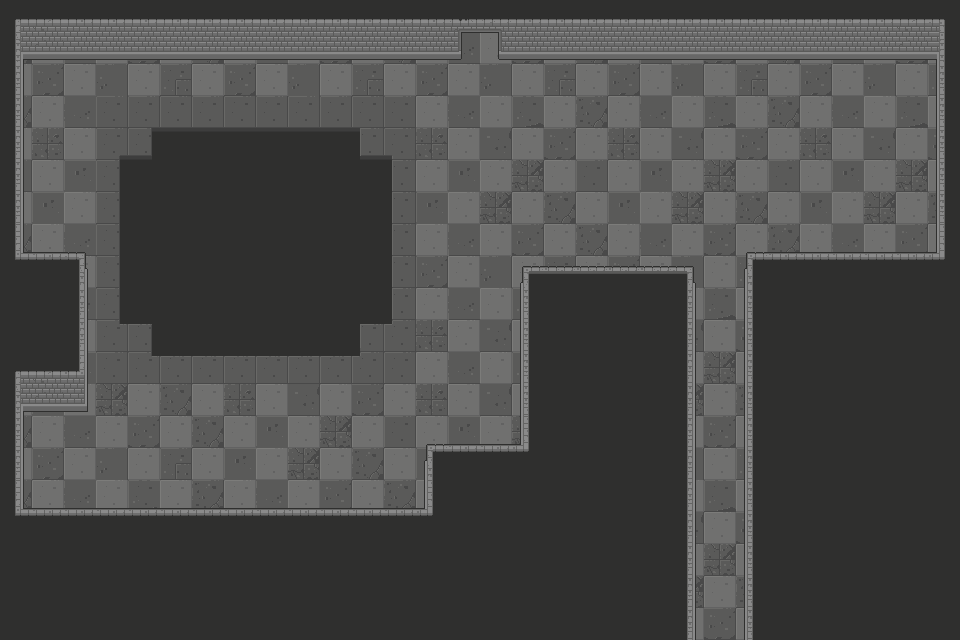

This is a level from a 2D game, rendered from its Tiled map with the project's own tilesets. A one-line summary and the complete map file follow:
An orthogonal 30x20 tile map with 32x32 px tiles, 2 tile layers (floor, walls) and 15 objects (Player, Door).

<map version="1.9" tiledversion="1.9.0" orientation="orthogonal" renderorder="right-down" width="30" height="20" tilewidth="32" tileheight="32" infinite="0" nextlayerid="10" nextobjectid="37">
 <tileset firstgid="1" source="../tilesets/Dungeon_Tileset.tsx" />
 <layer id="4" name="floor" width="30" height="20">
  <data encoding="csv">
96,91,96,93,96,105,96,91,96,93,96,105,96,91,96,93,96,105,96,91,96,93,96,105,96,91,96,93,96,105,
105,96,107,96,110,96,105,96,107,96,110,96,105,96,107,96,110,96,105,96,107,96,110,96,105,96,107,96,110,96,
96,90,96,92,96,94,96,90,96,92,96,94,96,90,96,92,96,94,96,90,96,92,96,94,96,90,96,92,96,94,
105,96,107,134,135,136,136,136,136,136,136,137,138,96,107,96,109,96,105,96,107,96,109,96,105,96,107,96,109,96,
96,106,96,150,151,152,152,152,152,152,152,153,154,106,96,108,96,110,96,106,96,108,96,110,96,106,96,108,96,110,
89,96,91,166,167,168,168,168,168,168,168,169,170,96,91,96,93,96,89,96,91,96,93,96,89,96,91,96,93,96,
96,91,96,166,167,168,168,168,168,168,168,169,170,91,96,93,96,105,96,91,96,93,96,105,96,91,96,93,96,105,
105,96,107,166,167,168,168,168,168,168,168,169,170,96,107,96,110,96,105,96,107,96,110,96,105,96,107,96,110,96,
96,90,96,166,167,168,168,168,168,168,168,169,170,90,96,92,96,94,96,90,96,92,96,94,96,90,96,92,96,94,
105,96,107,166,167,168,168,168,168,168,168,169,170,96,107,96,109,96,105,96,107,96,109,96,105,96,107,96,109,96,
96,106,96,182,183,184,184,184,184,184,184,185,186,106,96,108,96,110,96,106,96,108,96,110,96,106,96,108,96,110,
89,96,91,198,199,200,200,200,200,200,200,201,202,96,107,96,109,96,105,96,91,96,93,96,89,96,91,96,93,96,
96,91,96,93,96,105,96,106,96,108,96,110,96,106,96,108,96,110,96,91,96,93,96,105,96,91,96,93,96,105,
105,96,107,96,110,96,105,96,91,96,93,96,89,96,91,96,93,96,89,96,107,96,110,96,105,96,107,96,110,96,
96,90,96,92,96,94,96,91,96,93,96,105,96,91,96,93,96,105,96,90,96,92,96,94,96,90,96,92,96,94,
105,96,107,96,109,96,105,96,107,96,110,96,105,96,107,96,110,96,105,96,107,96,109,96,105,96,107,96,109,96,
96,106,96,108,96,110,96,90,96,92,96,94,96,90,96,92,96,94,96,106,96,108,96,110,96,106,96,108,96,110,
89,96,91,96,93,96,89,96,91,96,93,96,89,96,91,96,93,96,89,96,91,96,93,96,89,96,91,96,93,96,
96,91,96,93,96,105,96,91,96,93,96,105,96,91,96,93,96,105,96,91,96,93,96,105,96,91,96,93,96,105,
105,96,107,96,110,96,105,96,107,96,110,96,105,96,107,96,110,96,105,96,107,96,110,96,105,96,107,96,110,96
</data>
 </layer>
 <layer id="7" name="walls" width="30" height="20">
  <data encoding="csv">
4,5,34,34,34,34,34,34,34,34,34,34,34,34,8,9,34,34,34,34,34,34,34,34,34,34,34,34,5,6,
20,21,50,50,50,50,50,50,50,50,50,50,50,50,24,25,50,50,50,50,50,50,50,50,50,50,50,50,21,22,
19,0,0,0,0,0,0,0,0,0,0,0,0,0,0,0,0,0,0,0,0,0,0,0,0,0,0,0,0,17,
19,0,0,0,0,0,0,0,0,0,0,0,0,0,0,0,0,0,0,0,0,0,0,0,0,0,0,0,0,17,
19,0,0,0,0,0,0,0,0,0,0,0,0,0,0,0,0,0,0,0,0,0,0,0,0,0,0,0,0,17,
19,0,0,0,0,0,0,0,0,0,0,0,0,0,0,0,0,0,0,0,0,0,0,0,0,0,0,0,0,17,
19,0,0,0,0,0,0,0,0,0,0,0,0,0,0,0,0,0,0,0,0,0,0,0,0,0,0,0,0,17,
36,37,98,0,0,0,0,0,0,0,0,0,0,0,0,0,0,0,0,0,0,0,0,99,37,37,37,37,37,38,
52,53,114,0,0,0,0,0,0,0,0,0,0,0,0,0,1,2,2,2,2,3,0,115,53,53,53,53,53,54,
18,18,19,0,0,0,0,0,0,0,0,0,0,0,0,0,17,18,18,18,18,19,0,17,18,18,18,18,18,18,
18,18,19,0,0,0,0,0,0,0,0,0,0,0,0,0,17,18,18,18,18,19,0,17,18,18,18,18,18,18,
4,5,35,0,0,0,0,0,0,0,0,0,0,0,0,0,17,18,18,18,18,19,0,17,18,18,18,18,18,18,
20,21,51,0,0,0,0,0,0,0,0,0,0,0,0,0,17,18,18,18,18,19,0,17,18,18,18,18,18,18,
19,0,0,0,0,0,0,0,0,0,0,0,0,99,37,37,38,18,18,18,18,19,0,17,18,18,18,18,18,18,
19,0,0,0,0,0,0,0,0,0,0,0,0,115,53,53,54,18,18,18,18,19,0,17,18,18,18,18,18,18,
36,37,37,37,37,37,37,37,37,37,37,37,37,38,18,18,18,18,18,18,18,19,0,17,18,18,18,18,18,18,
52,53,53,53,53,53,53,53,53,53,53,53,53,54,18,18,18,18,18,18,18,19,0,17,18,18,18,18,18,18,
18,18,18,18,18,18,18,18,18,18,18,18,18,18,18,18,18,18,18,18,18,19,0,17,18,18,18,18,18,18,
18,18,18,18,18,18,18,18,18,18,18,18,18,18,18,18,18,18,18,18,18,19,0,17,18,18,18,18,18,18,
18,18,18,18,18,18,18,18,18,18,18,18,18,18,18,18,18,18,18,18,18,19,0,17,18,18,18,18,18,18
</data>
 </layer>
 <objectgroup id="8" name="player">
  <object id="22" name="Player" x="688.667" y="177.333">
   <point />
  </object>
  <object id="36" name="Door" x="704" y="624.667" width="32" height="15.3333">
   <properties>
    <property name="to" value="room2" />
   </properties>
  </object>
 </objectgroup>
 <objectgroup id="9" name="Collision">
  <object id="23" x="0" y="26.75" width="461.273" height="32.7045" />
  <object id="24" x="936.25" y="48.75" width="23.75" height="207.25" />
  <object id="25" x="744" y="252.5" width="216" height="387.5" />
  <object id="26" x="521" y="267" width="174.5" height="373" />
  <object id="27" x="424.5" y="444" width="107.75" height="68" />
  <object id="28" x="0" y="508" width="450.25" height="132" />
  <object id="29" x="0" y="56.7273" width="23.0909" height="455.273" />
  <object id="30" x="12.9091" y="252.364" width="74.5455" height="159.455" />
  <object id="31" x="151.818" y="128" width="208.364" height="227.636" />
  <object id="32" x="352" y="155.818" width="39.4545" height="168" />
  <object id="33" x="119.818" y="155.818" width="40.1818" height="168.727" />
  <object id="34" x="498.545" y="26" width="446.705" height="33.6364" />
  <object id="35" x="448" y="0" width="64" height="32" />
 </objectgroup>
</map>
